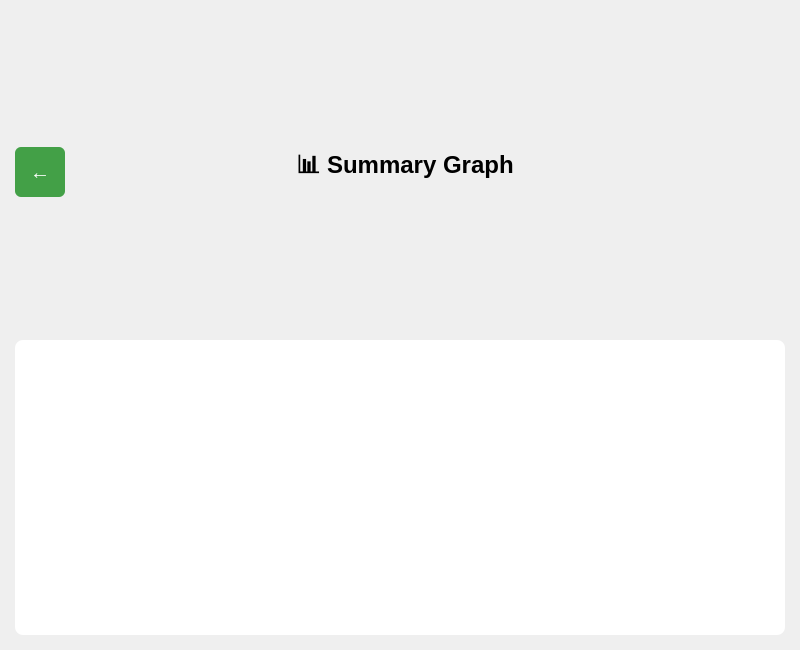
<?xml version="1.0" encoding="UTF-8"?>
<ui version="4.0">
 <class>SummaryView</class>
 <widget class="QWidget" name="SummaryView">
  <property name="geometry">
   <rect>
    <x>0</x>
    <y>0</y>
    <width>800</width>
    <height>650</height>
   </rect>
  </property>
  <property name="windowTitle">
   <string>Summary View</string>
  </property>
  <property name="styleSheet">
   <string notr="true">SummaryView {
     background-color: #e8f5e9;
}

QPushButton {
    background-color: #43a047;
    color: white;
    font-weight: bold;
    border-radius: 6px;
    padding: 10px 20px;
    min-height: 40px;
}
QPushButton:hover {
   background-color: #2e7d32;
}

QLabel {
    color: black;
}

QGroupBox {
    background-color: white;
    border: 1px solid #c8e6c9;
    border-radius: 8px;
    margin-top: 10px;
    padding: 10px;
}</string>
  </property>
  <layout class="QVBoxLayout" name="verticalLayout">
   <property name="spacing">
    <number>10</number>
   </property>
   <property name="leftMargin">
    <number>15</number>
   </property>
   <property name="topMargin">
    <number>15</number>
   </property>
   <property name="rightMargin">
    <number>15</number>
   </property>
   <property name="bottomMargin">
    <number>15</number>
   </property>
   <item>
    <layout class="QHBoxLayout" name="headerLayout">
     <item>
      <widget class="QPushButton" name="backBtn">
       <property name="minimumSize">
        <size>
         <width>50</width>
         <height>50</height>
        </size>
       </property>
       <property name="maximumSize">
        <size>
         <width>50</width>
         <height>40</height>
        </size>
       </property>
       <property name="styleSheet">
        <string notr="true">QPushButton {
    background-color: #43a047;
    color: white;
    font-size: 20px;
    border-radius: 6px;
    padding: 5px;
}
QPushButton:hover {
    background-color: #2e7d32;
}</string>
       </property>
       <property name="text">
        <string>←</string>
       </property>
      </widget>
     </item>
     <item>
      <widget class="QLabel" name="titleLabel">
       <property name="font">
        <font>
         <pointsize>18</pointsize>
         <bold>true</bold>
        </font>
       </property>
       <property name="styleSheet">
        <string notr="true">background-color: transparent;</string>
       </property>
       <property name="text">
        <string>📊 Summary Graph</string>
       </property>
       <property name="alignment">
        <set>Qt::AlignmentFlag::AlignCenter</set>
       </property>
      </widget>
     </item>
     <item>
      <spacer name="rightSpacer">
       <property name="orientation">
        <enum>Qt::Orientation::Horizontal</enum>
       </property>
       <property name="sizeType">
        <enum>QSizePolicy::Policy::Fixed</enum>
       </property>
       <property name="sizeHint" stdset="0">
        <size>
         <width>50</width>
         <height>20</height>
        </size>
       </property>
      </spacer>
     </item>
    </layout>
   </item>
   <item>
    <widget class="QGroupBox" name="chartGroup">
     <property name="title">
      <string/>
     </property>
     <property name="styleSheet">
      <string notr="true">QGroupBox {
    border: none;
    background-color: white;
}</string>
     </property>
     <layout class="QVBoxLayout" name="chartLayout">
      <property name="spacing">
       <number>0</number>
      </property>
      <property name="leftMargin">
       <number>0</number>
      </property>
      <property name="topMargin">
       <number>0</number>
      </property>
      <property name="rightMargin">
       <number>0</number>
      </property>
      <property name="bottomMargin">
       <number>0</number>
      </property>
     </layout>
    </widget>
   </item>
  </layout>
 </widget>
 <resources/>
 <connections/>
</ui>
